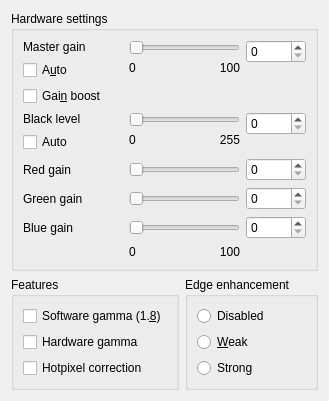
     <widget class="QWidget" name="Image">
      <attribute name="title">
       <string>&amp;Image</string>
      </attribute>
      <layout class="QGridLayout">
       <item row="0" column="0">
        <widget class="QGroupBox" name="groupBoxHardware">
         <property name="title">
          <string>Hardware settings</string>
         </property>
         <layout class="QGridLayout" name="gridLayout_22">
          <item row="1" column="0">
           <layout class="QVBoxLayout">
            <item>
             <widget class="QLabel" name="textBlackLevel">
              <property name="minimumSize">
               <size>
                <width>100</width>
                <height>0</height>
               </size>
              </property>
              <property name="toolTip">
               <string>use as brightness</string>
              </property>
              <property name="text">
               <string>Black level</string>
              </property>
              <property name="wordWrap">
               <bool>false</bool>
              </property>
             </widget>
            </item>
            <item>
             <widget class="QCheckBox" name="checkAutoBlacklevel">
              <property name="minimumSize">
               <size>
                <width>100</width>
                <height>0</height>
               </size>
              </property>
              <property name="text">
               <string>Auto</string>
              </property>
              <property name="shortcut">
               <string/>
              </property>
             </widget>
            </item>
            <item>
             <spacer name="spacer40">
              <property name="orientation">
               <enum>Qt::Vertical</enum>
              </property>
              <property name="sizeType">
               <enum>QSizePolicy::Expanding</enum>
              </property>
              <property name="sizeHint" stdset="0">
               <size>
                <width>20</width>
                <height>0</height>
               </size>
              </property>
             </spacer>
            </item>
           </layout>
          </item>
          <item row="1" column="2">
           <layout class="QVBoxLayout">
            <item>
             <widget class="QSpinBox" name="spinBoxBlackLevel">
              <property name="minimumSize">
               <size>
                <width>60</width>
                <height>0</height>
               </size>
              </property>
              <property name="keyboardTracking">
               <bool>true</bool>
              </property>
             </widget>
            </item>
            <item>
             <spacer name="spacer42">
              <property name="orientation">
               <enum>Qt::Vertical</enum>
              </property>
              <property name="sizeType">
               <enum>QSizePolicy::Expanding</enum>
              </property>
              <property name="sizeHint" stdset="0">
               <size>
                <width>20</width>
                <height>0</height>
               </size>
              </property>
             </spacer>
            </item>
           </layout>
          </item>
          <item row="0" column="2">
           <layout class="QVBoxLayout">
            <item>
             <widget class="QSpinBox" name="spinBoxMaster">
              <property name="minimumSize">
               <size>
                <width>60</width>
                <height>0</height>
               </size>
              </property>
              <property name="keyboardTracking">
               <bool>true</bool>
              </property>
              <property name="maximum">
               <number>100</number>
              </property>
             </widget>
            </item>
            <item>
             <spacer name="spacer45">
              <property name="orientation">
               <enum>Qt::Vertical</enum>
              </property>
              <property name="sizeType">
               <enum>QSizePolicy::Expanding</enum>
              </property>
              <property name="sizeHint" stdset="0">
               <size>
                <width>20</width>
                <height>0</height>
               </size>
              </property>
             </spacer>
            </item>
           </layout>
          </item>
          <item row="1" column="1">
           <layout class="QGridLayout" name="gridLayoutBlackLevel">
            <item row="1" column="0">
             <widget class="QLabel" name="textMinBlackLevel">
              <property name="sizePolicy">
               <sizepolicy hsizetype="MinimumExpanding" vsizetype="Preferred">
                <horstretch>0</horstretch>
                <verstretch>0</verstretch>
               </sizepolicy>
              </property>
              <property name="text">
               <string>0</string>
              </property>
              <property name="wordWrap">
               <bool>false</bool>
              </property>
             </widget>
            </item>
            <item row="0" column="0" colspan="3">
             <widget class="QSlider" name="sliderBlackLevel">
              <property name="sizePolicy">
               <sizepolicy hsizetype="MinimumExpanding" vsizetype="Fixed">
                <horstretch>0</horstretch>
                <verstretch>0</verstretch>
               </sizepolicy>
              </property>
              <property name="orientation">
               <enum>Qt::Horizontal</enum>
              </property>
             </widget>
            </item>
            <item row="1" column="2">
             <widget class="QLabel" name="textMaxBlackLevel">
              <property name="sizePolicy">
               <sizepolicy hsizetype="MinimumExpanding" vsizetype="Preferred">
                <horstretch>0</horstretch>
                <verstretch>0</verstretch>
               </sizepolicy>
              </property>
              <property name="text">
               <string>255</string>
              </property>
              <property name="alignment">
               <set>Qt::AlignRight|Qt::AlignTrailing|Qt::AlignVCenter</set>
              </property>
              <property name="wordWrap">
               <bool>false</bool>
              </property>
             </widget>
            </item>
            <item row="2" column="1">
             <spacer name="spacer41">
              <property name="orientation">
               <enum>Qt::Vertical</enum>
              </property>
              <property name="sizeType">
               <enum>QSizePolicy::Expanding</enum>
              </property>
              <property name="sizeHint" stdset="0">
               <size>
                <width>20</width>
                <height>0</height>
               </size>
              </property>
             </spacer>
            </item>
           </layout>
          </item>
          <item row="0" column="1">
           <layout class="QGridLayout" name="gridLayoutMasterGain">
            <item row="2" column="1">
             <spacer name="spacer44">
              <property name="orientation">
               <enum>Qt::Vertical</enum>
              </property>
              <property name="sizeType">
               <enum>QSizePolicy::Expanding</enum>
              </property>
              <property name="sizeHint" stdset="0">
               <size>
                <width>20</width>
                <height>0</height>
               </size>
              </property>
             </spacer>
            </item>
            <item row="1" column="0">
             <widget class="QLabel" name="textMinMasterGain">
              <property name="sizePolicy">
               <sizepolicy hsizetype="MinimumExpanding" vsizetype="Preferred">
                <horstretch>0</horstretch>
                <verstretch>0</verstretch>
               </sizepolicy>
              </property>
              <property name="text">
               <string>0</string>
              </property>
              <property name="wordWrap">
               <bool>false</bool>
              </property>
             </widget>
            </item>
            <item row="1" column="2">
             <widget class="QLabel" name="textMaxMasterGain">
              <property name="sizePolicy">
               <sizepolicy hsizetype="MinimumExpanding" vsizetype="Preferred">
                <horstretch>0</horstretch>
                <verstretch>0</verstretch>
               </sizepolicy>
              </property>
              <property name="text">
               <string>100</string>
              </property>
              <property name="alignment">
               <set>Qt::AlignRight|Qt::AlignTrailing|Qt::AlignVCenter</set>
              </property>
              <property name="wordWrap">
               <bool>false</bool>
              </property>
             </widget>
            </item>
            <item row="0" column="0" colspan="3">
             <widget class="QSlider" name="sliderMaster">
              <property name="sizePolicy">
               <sizepolicy hsizetype="MinimumExpanding" vsizetype="Fixed">
                <horstretch>0</horstretch>
                <verstretch>0</verstretch>
               </sizepolicy>
              </property>
              <property name="maximum">
               <number>100</number>
              </property>
              <property name="orientation">
               <enum>Qt::Horizontal</enum>
              </property>
             </widget>
            </item>
           </layout>
          </item>
          <item row="0" column="0">
           <layout class="QVBoxLayout">
            <item>
             <widget class="QLabel" name="LabelMaster">
              <property name="minimumSize">
               <size>
                <width>100</width>
                <height>0</height>
               </size>
              </property>
              <property name="toolTip">
               <string>use as contrast</string>
              </property>
              <property name="text">
               <string>Master gain</string>
              </property>
              <property name="wordWrap">
               <bool>false</bool>
              </property>
             </widget>
            </item>
            <item>
             <widget class="QCheckBox" name="checkAutoGain">
              <property name="minimumSize">
               <size>
                <width>100</width>
                <height>0</height>
               </size>
              </property>
              <property name="text">
               <string>A&amp;uto</string>
              </property>
              <property name="shortcut">
               <string>Alt+U</string>
              </property>
             </widget>
            </item>
            <item>
             <widget class="QCheckBox" name="checkBoxGainBoost">
              <property name="text">
               <string>Gai&amp;n boost</string>
              </property>
              <property name="shortcut">
               <string>Alt+N</string>
              </property>
             </widget>
            </item>
            <item>
             <spacer name="spacer43">
              <property name="orientation">
               <enum>Qt::Vertical</enum>
              </property>
              <property name="sizeType">
               <enum>QSizePolicy::Expanding</enum>
              </property>
              <property name="sizeHint" stdset="0">
               <size>
                <width>20</width>
                <height>0</height>
               </size>
              </property>
             </spacer>
            </item>
           </layout>
          </item>
          <item row="2" column="0" colspan="3">
           <layout class="QGridLayout" name="gridLayoutGains">
            <item row="1" column="2">
             <widget class="QSpinBox" name="spinBoxGreen">
              <property name="minimumSize">
               <size>
                <width>60</width>
                <height>0</height>
               </size>
              </property>
              <property name="keyboardTracking">
               <bool>true</bool>
              </property>
              <property name="maximum">
               <number>100</number>
              </property>
             </widget>
            </item>
            <item row="3" column="1">
             <layout class="QHBoxLayout">
              <item>
               <widget class="QLabel" name="textMinRGBGain">
                <property name="sizePolicy">
                 <sizepolicy hsizetype="MinimumExpanding" vsizetype="Preferred">
                  <horstretch>0</horstretch>
                  <verstretch>0</verstretch>
                 </sizepolicy>
                </property>
                <property name="text">
                 <string>0</string>
                </property>
                <property name="wordWrap">
                 <bool>false</bool>
                </property>
               </widget>
              </item>
              <item>
               <widget class="QLabel" name="textMaxRGBGain">
                <property name="sizePolicy">
                 <sizepolicy hsizetype="MinimumExpanding" vsizetype="Preferred">
                  <horstretch>0</horstretch>
                  <verstretch>0</verstretch>
                 </sizepolicy>
                </property>
                <property name="text">
                 <string>100</string>
                </property>
                <property name="alignment">
                 <set>Qt::AlignRight|Qt::AlignTrailing|Qt::AlignVCenter</set>
                </property>
                <property name="wordWrap">
                 <bool>false</bool>
                </property>
               </widget>
              </item>
             </layout>
            </item>
            <item row="2" column="1">
             <widget class="QSlider" name="sliderBlue">
              <property name="maximum">
               <number>100</number>
              </property>
              <property name="orientation">
               <enum>Qt::Horizontal</enum>
              </property>
             </widget>
            </item>
            <item row="0" column="2">
             <widget class="QSpinBox" name="spinBoxRed">
              <property name="minimumSize">
               <size>
                <width>60</width>
                <height>0</height>
               </size>
              </property>
              <property name="keyboardTracking">
               <bool>true</bool>
              </property>
              <property name="maximum">
               <number>100</number>
              </property>
             </widget>
            </item>
            <item row="2" column="2">
             <widget class="QSpinBox" name="spinBoxBlue">
              <property name="minimumSize">
               <size>
                <width>60</width>
                <height>0</height>
               </size>
              </property>
              <property name="keyboardTracking">
               <bool>true</bool>
              </property>
              <property name="maximum">
               <number>100</number>
              </property>
             </widget>
            </item>
            <item row="2" column="0">
             <widget class="QLabel" name="LabelBlue">
              <property name="minimumSize">
               <size>
                <width>100</width>
                <height>0</height>
               </size>
              </property>
              <property name="text">
               <string>Blue gain</string>
              </property>
              <property name="wordWrap">
               <bool>false</bool>
              </property>
             </widget>
            </item>
            <item row="0" column="0">
             <widget class="QLabel" name="LabelRed">
              <property name="minimumSize">
               <size>
                <width>100</width>
                <height>0</height>
               </size>
              </property>
              <property name="text">
               <string>Red gain</string>
              </property>
              <property name="wordWrap">
               <bool>false</bool>
              </property>
             </widget>
            </item>
            <item row="1" column="1">
             <widget class="QSlider" name="sliderGreen">
              <property name="maximum">
               <number>100</number>
              </property>
              <property name="orientation">
               <enum>Qt::Horizontal</enum>
              </property>
             </widget>
            </item>
            <item row="1" column="0">
             <widget class="QLabel" name="LabelGreen">
              <property name="minimumSize">
               <size>
                <width>100</width>
                <height>0</height>
               </size>
              </property>
              <property name="text">
               <string>Green gain</string>
              </property>
              <property name="wordWrap">
               <bool>false</bool>
              </property>
             </widget>
            </item>
            <item row="4" column="1">
             <spacer name="spacer39">
              <property name="orientation">
               <enum>Qt::Vertical</enum>
              </property>
              <property name="sizeType">
               <enum>QSizePolicy::Expanding</enum>
              </property>
              <property name="sizeHint" stdset="0">
               <size>
                <width>20</width>
                <height>0</height>
               </size>
              </property>
             </spacer>
            </item>
            <item row="0" column="1">
             <widget class="QSlider" name="sliderRed">
              <property name="maximum">
               <number>100</number>
              </property>
              <property name="orientation">
               <enum>Qt::Horizontal</enum>
              </property>
             </widget>
            </item>
           </layout>
          </item>
         </layout>
        </widget>
       </item>
       <item row="1" column="0">
        <layout class="QHBoxLayout">
         <item>
          <widget class="QGroupBox" name="groupBoxSoftware">
           <property name="title">
            <string>Features</string>
           </property>
           <layout class="QVBoxLayout" name="verticalLayout_3">
            <item>
             <widget class="QCheckBox" name="checkBoxSoftwareGamma">
              <property name="text">
               <string>Software gamma (1.&amp;8)</string>
              </property>
              <property name="shortcut">
               <string>Alt+8</string>
              </property>
             </widget>
            </item>
            <item>
             <widget class="QCheckBox" name="checkBoxHardwareGamma">
              <property name="enabled">
               <bool>true</bool>
              </property>
              <property name="text">
               <string>Hardware gamma</string>
              </property>
              <property name="shortcut">
               <string/>
              </property>
             </widget>
            </item>
            <item>
             <widget class="QCheckBox" name="checkBoxBadPixel">
              <property name="text">
               <string>Hotpixel correction</string>
              </property>
             </widget>
            </item>
           </layout>
          </widget>
         </item>
         <item>
          <widget class="QGroupBox" name="buttonGroupEdgeEnhancement">
           <property name="title">
            <string>Edge enhancement</string>
           </property>
           <layout class="QVBoxLayout" name="verticalLayout_2">
            <item>
             <widget class="QRadioButton" name="radioButtonEdgeDisabled">
              <property name="text">
               <string>Disabled</string>
              </property>
             </widget>
            </item>
            <item>
             <widget class="QRadioButton" name="radioButtonEdgeWeak">
              <property name="text">
               <string>&amp;Weak</string>
              </property>
              <property name="shortcut">
               <string>Alt+W</string>
              </property>
             </widget>
            </item>
            <item>
             <widget class="QRadioButton" name="radioButtonEdgeStrong">
              <property name="text">
               <string>Strong</string>
              </property>
              <property name="shortcut">
               <string/>
              </property>
             </widget>
            </item>
           </layout>
          </widget>
         </item>
        </layout>
       </item>
      </layout>
     </widget>
